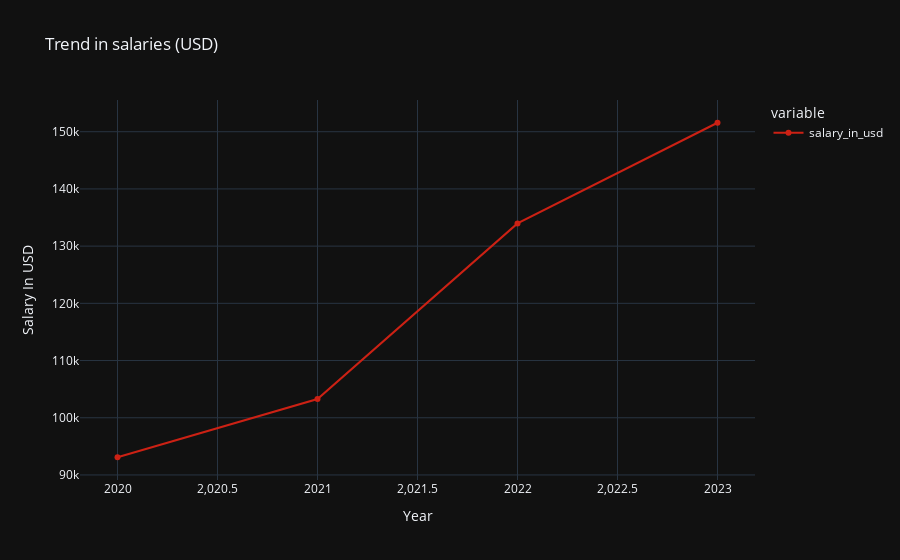

Notebook code for this chart:
### Code cell
fig = iplot(px.line(df_salary_trend,
             markers=True,
             labels={'work_year':'Year','value':'Salary In USD'},
             title='Trend in salaries (USD)',
             template='plotly_dark',
             line_shape="linear",
             color_discrete_sequence=['#cc2114']
             ))

### Figure 1 — Plotly figure (JSON) as saved in the notebook; plotly's stock layout.template omitted (floating-point values rounded to 4 significant figures)
{"data": [{"hovertemplate": "variable=salary_in_usd<br>Year=%{x}<br>Salary In USD=%{y}<extra></extra>", "legendgroup": "salary_in_usd", "line": {"color": "#cc2114", "dash": "solid", "shape": "linear"}, "marker": {"symbol": "circle"}, "mode": "lines+markers", "name": "salary_in_usd", "orientation": "v", "showlegend": true, "type": "scatter", "x": [2020, 2021, 2022, 2023], "xaxis": "x", "y": [93090.0, 103300.0, 134000.0, 151600.0], "yaxis": "y"}], "layout": {"legend": {"title": {"text": "variable"}, "tracegroupgap": 0}, "title": {"text": "Trend in salaries (USD)"}, "xaxis": {"anchor": "y", "domain": [0, 1], "title": {"text": "Year"}}, "yaxis": {"anchor": "x", "domain": [0, 1], "title": {"text": "Salary In USD"}}}}
